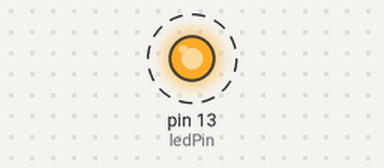
Recording of a sketch running on a simulated Arduino Uno, built with avr-gcc and run on an emulated ATmega328P. Shown: output pins drawn as LEDs (lit = HIGH). Dashed ring = blinking.

Above: at 0.5 s.
Timing chart, 0 to 4.6 s (numbered marks = the images above):
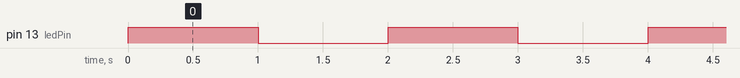

Measured:
- by itself, pin 13 (ledPin): alternates HIGH for 1.0 s and LOW for 1.0 s

The sketch:

ejemplo3_I_O.ino
```cpp
uint32_t tiempoInicio;
uint32_t tiempoMax=2000;
int ledPin = 13;
void setup(){
  pinMode(ledPin, OUTPUT);
}
void loop(){
  if(millis()-tiempoInicio<tiempoMax/2)
    digitalWrite(ledPin, HIGH);
  //algo que necesite hacer
  if(millis()-tiempoInicio>=tiempoMax/2)
    digitalWrite(ledPin, LOW);
  if(millis()-tiempoInicio>=tiempoMax)
    tiempoInicio=millis();
  //algo que necesite hacer
}
```
